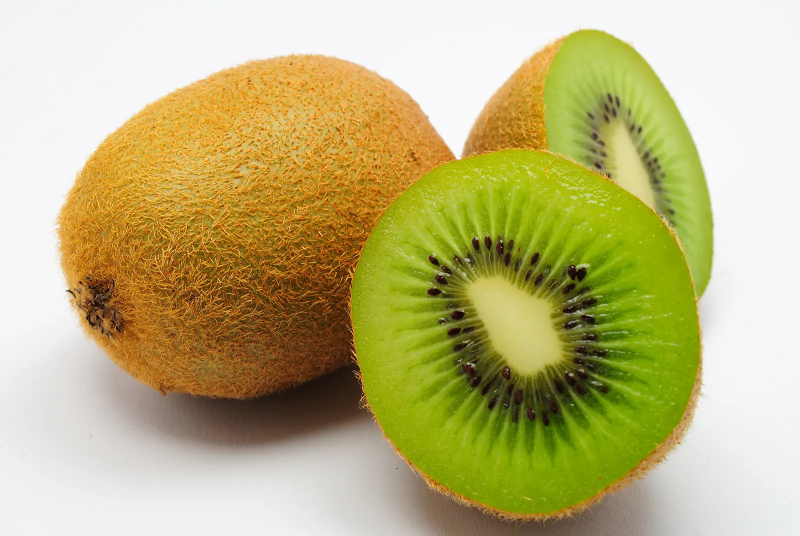
#> input picture XLA_lab3/exercise/kiwi.png, 1600 x 1071 px, found by its file name (shown at 1/2 size)
$ jupyter execute --allow-errors lab3_tuan5.ipynb
#> lines starting #> are read from the running program, lines starting #| are printed output that depends on the picture
[cell 1]
import cv2
import numpy as np
import matplotlib.pyplot as plt
from scipy.ndimage import map_coordinates, rotate, gaussian_filter
import os

# Đường dẫn ảnh và lưu kết quả
input_path = r"D:\nhapmonxulyanhso\XLA_lab3\exercise\kiwi.png"
output_path = r"D:\nhapmonxulyanhso\XLA_lab3\exercise\kiwi_wave.jpg"

# Đọc ảnh
image = cv2.imread(input_path)
#> image is the input picture: shape (1071, 1600, 3); mean B, G, R 125, 181.1, 190.2
image_rgb = cv2.cvtColor(image, cv2.COLOR_BGR2RGB)  # Đổi sang RGB để hiển thị đúng màu

# Tịnh tiến ảnh: tạo ảnh mới có kích thước lớn hơn
rows, cols = image.shape[:2]
#> rows = 1071; cols = 1600
translated_image = np.zeros_like(image_rgb)
M = np.float32([[1, 0, 50], [0, 1, 30]])  # Ma trận tịnh tiến (50 px phải, 30 px xuống)
translated_image = cv2.warpAffine(image_rgb, M, (cols + 50, rows + 30))
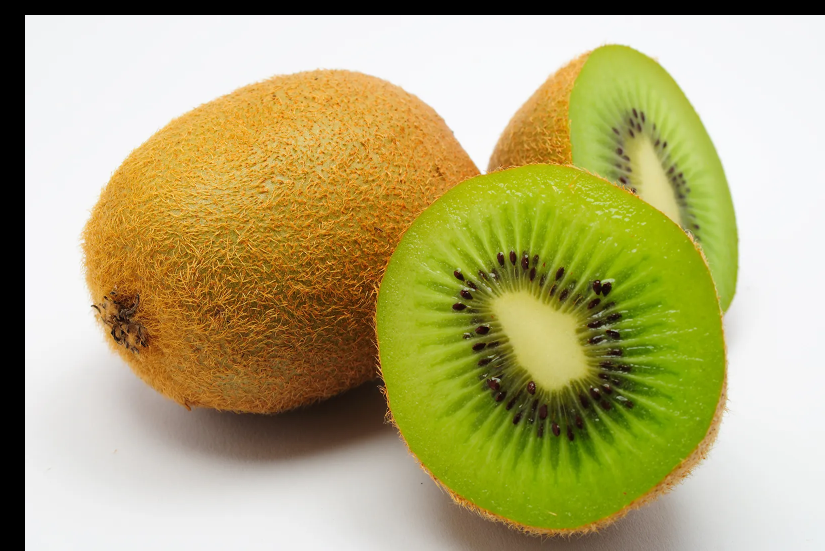
#> translated_image: shape (1101, 1650, 3) (shown at 1/2 size); mean R, G, B 179.4, 170.9, 117.9

# Áp dụng hiệu ứng sóng (wave) bằng map_coordinates
def apply_wave_effect(img, amplitude=10, frequency=0.05):
#> called with amplitude = 10, frequency = 0.05
    rows, cols = img.shape[:2]
#> rows = 1101; cols = 1650
    # Tạo lưới tọa độ
    x, y = np.meshgrid(np.arange(cols), np.arange(rows))
    # Biến đổi sóng theo trục x
    x_wave = x + amplitude * np.sin(2 * np.pi * frequency * y)
    y_wave = y
    # Chuẩn bị chỉ số lấy mẫu
    coords = np.array([y_wave.flatten(), x_wave.flatten()])
    # Tạo ảnh mới áp hiệu ứng sóng cho từng kênh màu
    waved = np.zeros_like(img)
    for i in range(3):  # Lặp qua R,G,B
        waved[..., i] = map_coordinates(img[..., i], coords, order=1, mode='reflect').reshape(rows, cols)
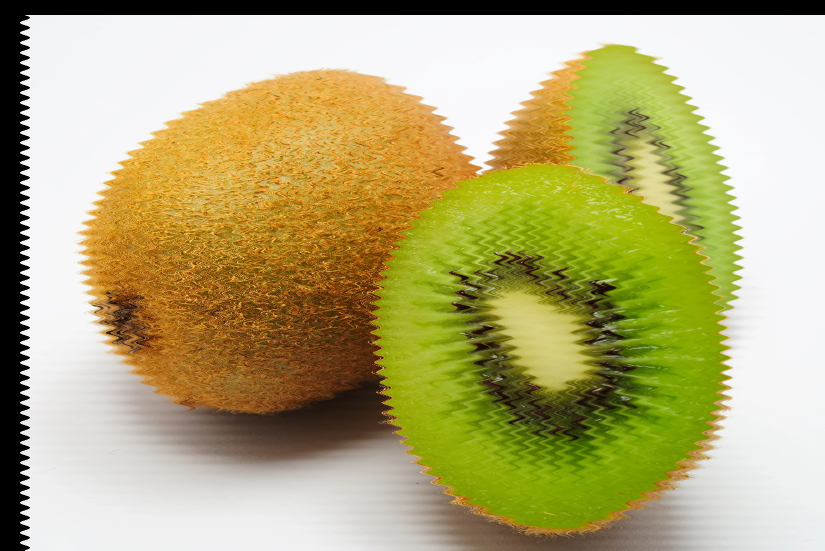
#> waved: shape (1101, 1650, 3) (shown at 1/2 size); mean R, G, B 179.4, 170.9, 117.9
    return waved

# Áp hiệu ứng wave lên ảnh đã tịnh tiến
wave_image = apply_wave_effect(translated_image)

# Lưu ảnh kết quả
wave_image_bgr = cv2.cvtColor(wave_image, cv2.COLOR_RGB2BGR)  # Đổi lại BGR để lưu
cv2.imwrite(output_path, wave_image_bgr)

# Hiển thị ảnh trên Jupyter (VSCode)
plt.imshow(wave_image)
plt.title("Kiwi with Wave Effect")
plt.axis("off")
plt.show()

#> (a cell that did not finish here is left out)

#> (a cell that did not finish here is left out)

#> (a cell that did not finish here is left out)

[cell 5]
#bai5
def show_image(img, title="Image"):
    plt.imshow(cv2.cvtColor(img, cv2.COLOR_BGR2RGB))
    plt.title(title)
    plt.axis("off")
    plt.show()

# --- Hàm biến đổi ảnh ---
def translate_image(img, tx, ty):
    rows, cols = img.shape[:2]
    M = np.float32([[1, 0, tx], [0, 1, ty]])
    return cv2.warpAffine(img, M, (cols + abs(tx), rows + abs(ty)))

def rotate_image(img, angle, reshape=True):
    return rotate(img, angle, reshape=reshape, mode='reflect').astype(np.uint8)

def zoom_image(img, zoom_factor):
    return zoom(img, (zoom_factor, zoom_factor, 1), order=1).astype(np.uint8)

def gaussian_blur(img, sigma):
    return gaussian_filter(img, sigma=(sigma, sigma, 0))

def wave_transform(img, amplitude):
    rows, cols = img.shape[:2]
    x, y = np.meshgrid(np.arange(cols), np.arange(rows))
    x_wave = x + amplitude * np.sin(2 * np.pi * y / 64)
    y_wave = y
    coords = np.array([y_wave.flatten(), x_wave.flatten()])
    waved = np.zeros_like(img)
    for i in range(3):
        waved[..., i] = map_coordinates(img[..., i], coords, order=1, mode='reflect').reshape(rows, cols)
    return waved

# --- Bắt đầu menu ---
image_paths = {
    "1": r"D:\nhapmonxulyanhso\XLA_lab3\exercise\duahau.png",
    "2": r"D:\nhapmonxulyanhso\XLA_lab3\exercise\dudu.png",
    "3": r"D:\nhapmonxulyanhso\XLA_lab3\exercise\kiwi.png"
}

print("Chọn ảnh:")
print("1. duahau.png")
print("2. dudu.png")
print("3. kiwi.png")
img_choice = input("Nhập số (1-3): ").strip()
#> the answer given: exercise/kiwi.png

$ run again, with XLA_lab3/exercise/colorful-ripe-tropical-fruits.jpg saved as XLA_lab3/exercise/kiwi.png
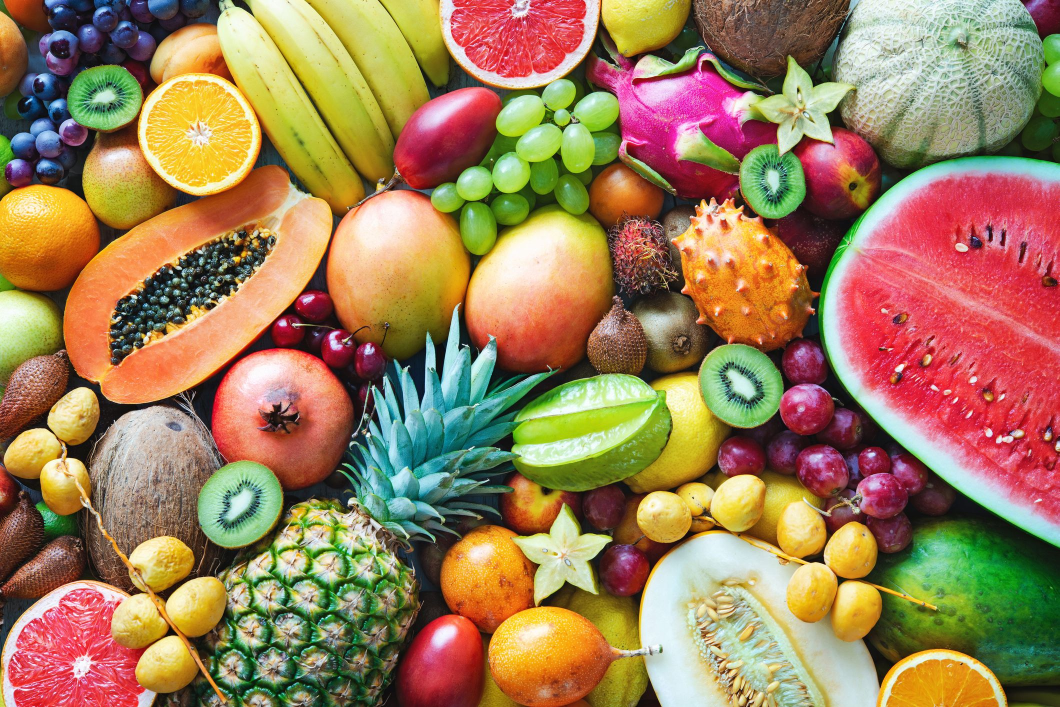
#> input picture XLA_lab3/exercise/colorful-ripe-tropical-fruits.jpg, 2119 x 1414 px, found by its file name (shown at 1/2 size)
#> image is the input picture: shape (1414, 2119, 3); mean B, G, R 88.7, 126.8, 157.9
#> `translated_image = cv2.warpAffine(image_rgb, M, (cols + 50, rows + 30))`:
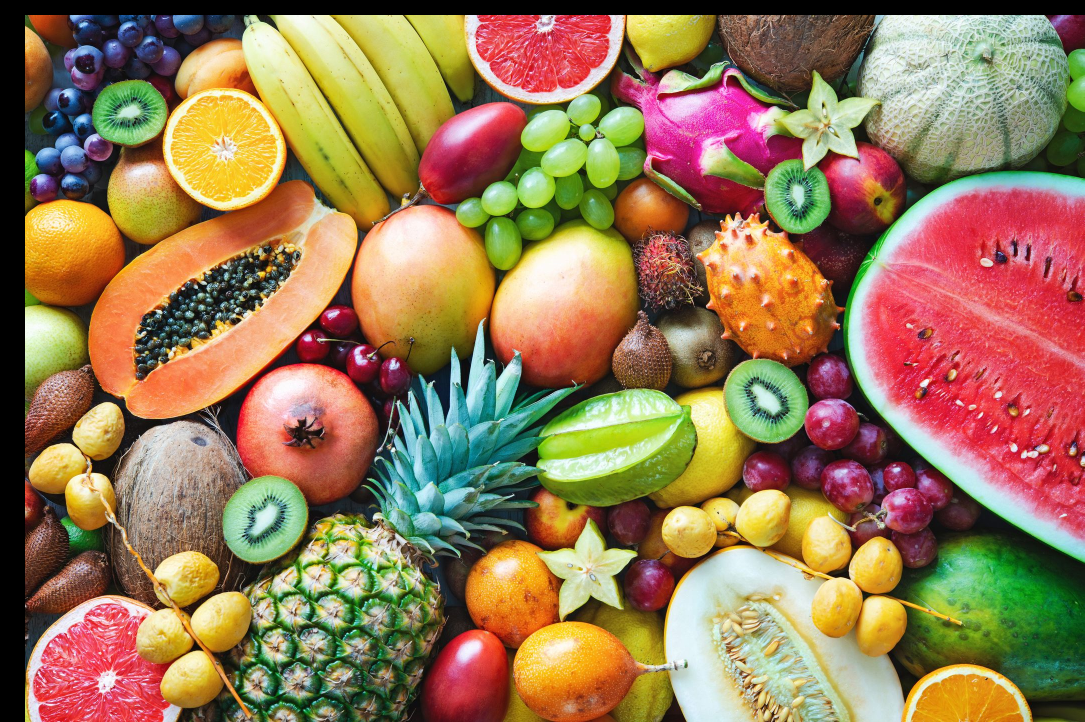
#> translated_image: shape (1444, 2169, 3) (shown at 1/2 size); mean R, G, B 151, 121.3, 84.9
#> after the loop in apply_wave_effect, `for i in range(3):`:
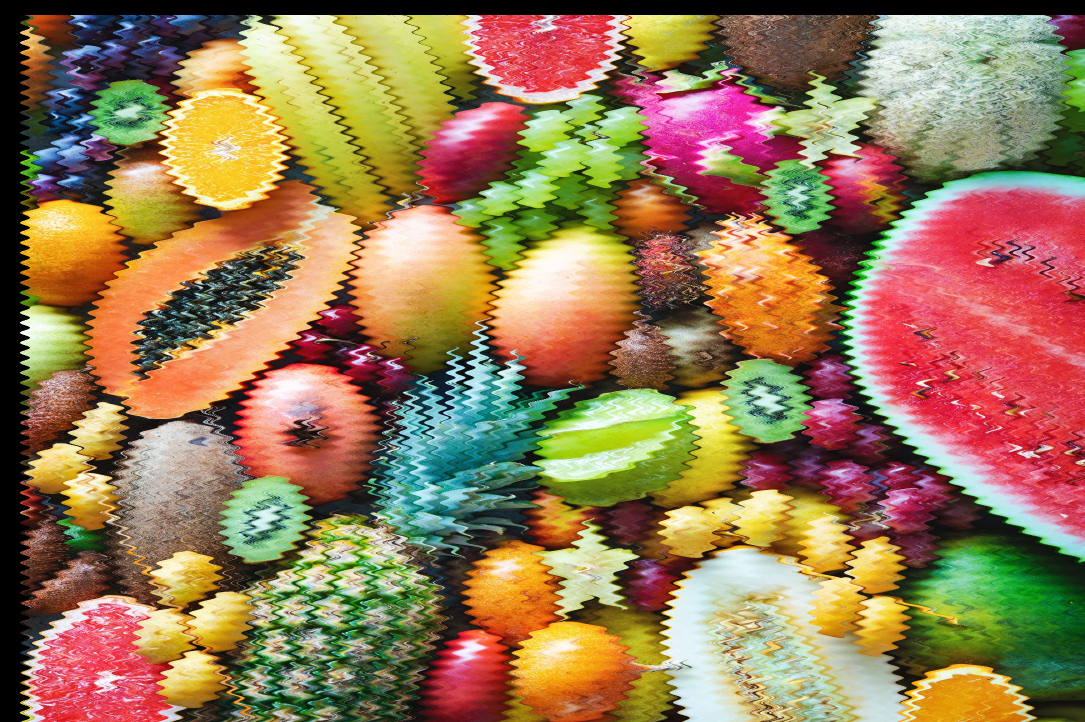
#> waved: shape (1444, 2169, 3) (shown at 1/2 size); mean R, G, B 151, 121.3, 84.9

$ run again, with XLA_lab3/exercise/ha-long-bay-in-vietnam.jpg saved as XLA_lab3/exercise/kiwi.png
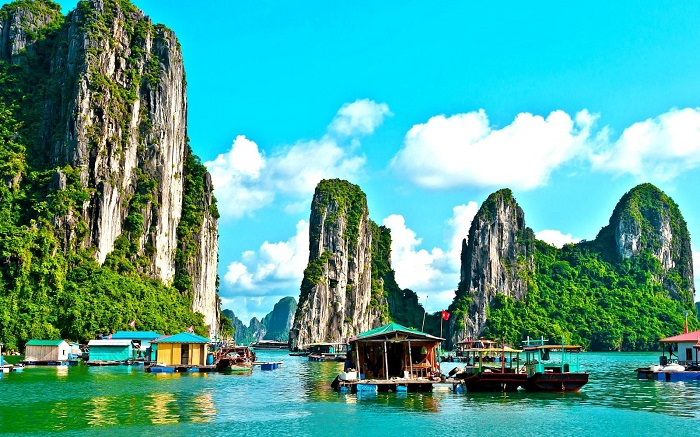
#> input picture XLA_lab3/exercise/ha-long-bay-in-vietnam.jpg, 700 x 437 px, found by its file name
#> image is the input picture: shape (437, 700, 3); mean B, G, R 153.4, 164.8, 80.7
#> `translated_image = cv2.warpAffine(image_rgb, M, (cols + 50, rows + 30))`:
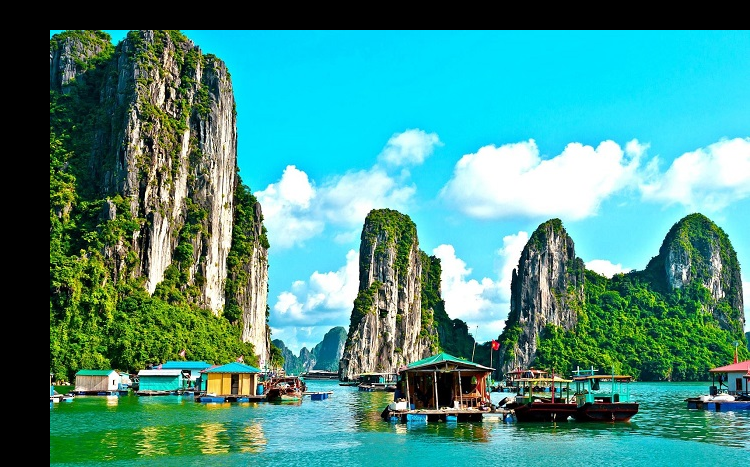
#> translated_image: shape (467, 750, 3); mean R, G, B 70.5, 143.9, 134
#> after the loop in apply_wave_effect, `for i in range(3):`:
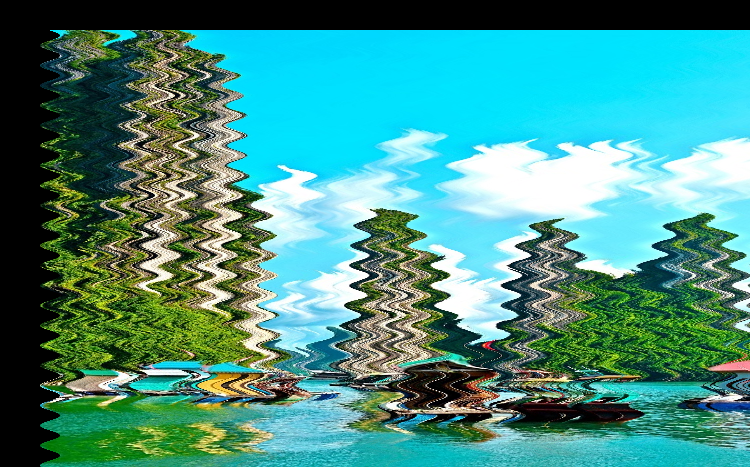
#> waved: shape (467, 750, 3); mean R, G, B 70.5, 143.9, 134
